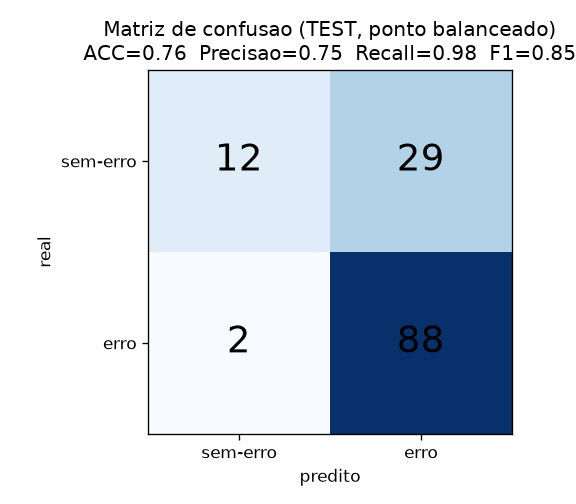
#> input picture artifacts/grid/pt000/reports/confusion_matrix.png, 576 x 504 px; its folder holds only this picture in this run
$ python -i audit_red_marks.py   (imports and definitions only)
#> lines starting #> are read from the running program, lines starting #| are printed output that depends on the picture
#!/usr/bin/env python3
"""Dry-run auditor: detect human RED annotations (rectangles, ellipses/circles,
arrows, hand-drawn strokes, red tags) on images in errors_dataset/.

READ-ONLY. Does not modify or delete any image. Writes a CSV report only.

Heuristic pipeline (numpy + PIL + scipy only):
 1. Load RGB. Optionally downscale very large images for speed (mask is scale-
    invariant via fractions; geometry thresholds use the working resolution).
 2. Build a "strong red" mask:
      R high, R - max(G,B) large, and G,B both low (excludes skin/orange/pink).
 3. Connected components (scipy.ndimage.label, 8-connectivity).
 4. Discard tiny noise components.
 5. For surviving components compute geometry: bbox, fill ratio (area / bbox area),
    elongation, perimeter-ish thinness. Flag a component as a likely human mark when:
      - it is LARGE (big bbox spanning a good fraction of the image), OR
      - it is an OUTLINE/RING (large bbox but low fill ratio -> drawn rectangle/ellipse), OR
      - it is a THIN ELONGATED stroke that is reasonably LONG (arrow / underline / line).
    Solid, small, compact blobs (badges, icons, buttons, error text) are NOT flagged.
 6. Image is flagged if any component qualifies. Reason string explains why.

The thresholds below were tuned by visually inspecting calibration images
(boundbox arrows/ellipses/rectangles vs. red notification badges, red app icons,
red 'end call' buttons).
"""

import os
import csv
import sys
import numpy as np
from PIL import Image
from scipy import ndimage

BASE = "/home/acauan/iats/layout_siamesa_v2/data/input/errors_dataset"
OUT_CSV = "/home/acauan/iats/layout_siamesa_v2/artifacts/reports/red_marks_audit.csv"

CATEGORIES = [
    "black bars",
    "disordered layout",
    "distortion",
    "empty space",
    "orientation",
    "overlay",
]

# ---- red-mask thresholds ----
R_MIN = 110          # red channel must be reasonably bright
RED_DOMINANCE = 70   # R - max(G,B) : how much red dominates the other channels
GB_MAX = 120         # both G and B must be below this (kills skin/orange/pink/magenta)

# ---- working resolution (downscale long side to this for speed/consistency) ----
WORK_LONG_SIDE = 900

# ---- component noise / geometry thresholds (in WORKING-resolution pixels) ----
MIN_COMP_PIXELS = 60         # ignore specks smaller than this

# "LARGE HOLLOW" mark: a big red shape that is mostly empty inside -> a drawn
# loop / ellipse / rectangle / scribble spanning a large area. We REQUIRE low
# fill here: solid filled red regions of this size are almost always UI content
# (red banners, ads, red clothing, video stills) and are NOT human annotations.
LARGE_BBOX_AREA_FRAC = 0.08  # bbox covers >=8% of the image -> big drawing
LARGE_MIN_PIXELS = 1200
LARGE_FILL_MAX = 0.45        # must be hollow-ish; rejects solid red banners/clothing

# "OUTLINE / RING" (drawn rectangle or ellipse): big bbox but mostly hollow
OUTLINE_BBOX_AREA_FRAC = 0.03   # bbox at least 3% of image
OUTLINE_FILL_MAX = 0.35         # filled <=35% of its bbox -> hollow outline
OUTLINE_MIN_BBOX_SIDE = 60      # bbox not trivially small (working px)

# "THIN ELONGATED stroke" (arrow / underline / hand line)
STROKE_MIN_LEN = 110            # longest bbox side at least this (working px)
STROKE_ASPECT = 3.0             # elongated: long side / short side
STROKE_FILL_MAX = 0.45          # thin: low fill within its bbox


def build_red_mask(rgb):
    r = rgb[:, :, 0].astype(np.int16)
    g = rgb[:, :, 1].astype(np.int16)
    b = rgb[:, :, 2].astype(np.int16)
    maxgb = np.maximum(g, b)
    mask = (
        (r >= R_MIN)
        & ((r - maxgb) >= RED_DOMINANCE)
        & (g <= GB_MAX)
        & (b <= GB_MAX)
    )
    return mask


def analyze(path):
    """Return dict with metrics + flag + reason for one image."""
    try:
        im = Image.open(path).convert("RGB")
    except Exception as e:  # corrupt / unreadable
        return {
            "flagged": 0,
            "red_area_frac": 0.0,
            "n_components": 0,
            "max_component_area": 0,
            "reason": f"READ_ERROR:{e}",
        }

    w0, h0 = im.size
#> w0 = 576; h0 = 504
    long_side = max(w0, h0)
#> long_side = 576
    if long_side > WORK_LONG_SIDE:
        scale = WORK_LONG_SIDE / long_side
        im = im.resize((max(1, int(w0 * scale)), max(1, int(h0 * scale))), Image.BILINEAR)
    rgb = np.asarray(im)
    H, W = rgb.shape[:2]
#> H = 504; W = 576
    img_area = float(H * W)
#> img_area = 290304

    mask = build_red_mask(rgb)
#> in build_red_mask, `r = rgb[:, :, 0].astype(np.int16)`:
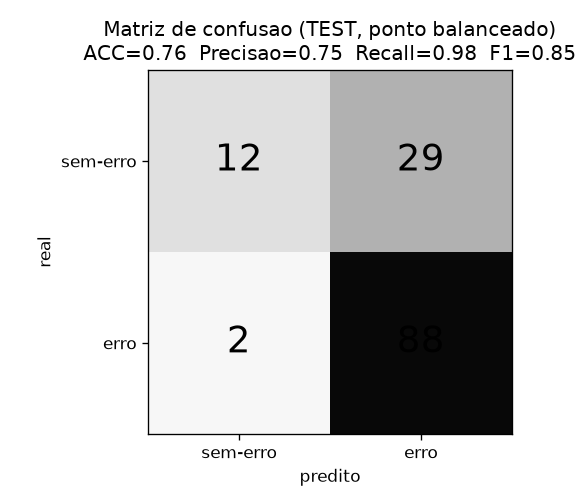
#> r: shape (504, 576) int16; min 0, max 255, mean 206.9
#> in build_red_mask, `g = rgb[:, :, 1].astype(np.int16)`:
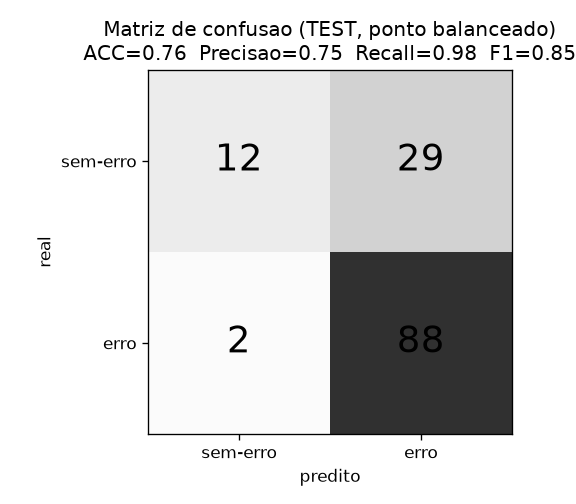
#> g: shape (504, 576) int16; min 0, max 255, mean 216.9
#> in build_red_mask, `b = rgb[:, :, 2].astype(np.int16)`:
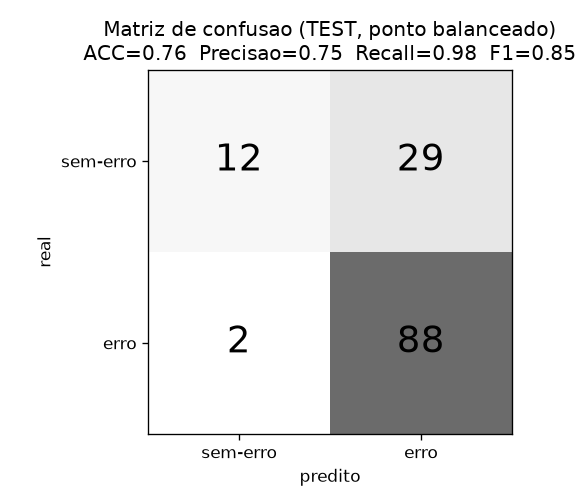
#> b: shape (504, 576) int16; min 0, max 255, mean 227.5
#> in build_red_mask, `mask = ( (r >= R_MIN) & ((r - maxgb) >= RED_DOMINANCE) & (g <= GB_MAX)..`: mask: shape (504, 576) bool; every value is 0
    red_frac = float(mask.sum()) / img_area
#> red_frac = 0

    # close tiny gaps so dashed/anti-aliased strokes connect, then label
    mask_c = ndimage.binary_closing(mask, structure=np.ones((3, 3)), iterations=1)
    labels, n = ndimage.label(mask_c, structure=np.ones((3, 3)))
#> labels: shape (504, 576) int32; every value is 0
#> n = 0

    flagged = 0
    reasons = []
    max_comp_area = 0
    n_real = 0

    if n > 0:
        sizes = ndimage.sum(np.ones_like(labels), labels, index=range(1, n + 1))
        objs = ndimage.find_objects(labels)
        for i, sl in enumerate(objs):
            comp_pixels = int(sizes[i])
            if comp_pixels < MIN_COMP_PIXELS:
                continue
            n_real += 1
            ys, xs = sl
            bh = ys.stop - ys.start
            bw = xs.stop - xs.start
            bbox_area = float(bh * bw)
            bbox_area_frac = bbox_area / img_area
            fill = comp_pixels / bbox_area if bbox_area > 0 else 1.0
            long_b = max(bh, bw)
            short_b = max(1, min(bh, bw))
            aspect = long_b / short_b
            if comp_pixels > max_comp_area:
                max_comp_area = comp_pixels

            # rule 1: large HOLLOW red shape (drawn loop/ellipse/rect/scribble).
            # Requires low fill so solid red banners/clothing/video-stills are rejected.
            if (
                bbox_area_frac >= LARGE_BBOX_AREA_FRAC
                and comp_pixels >= LARGE_MIN_PIXELS
                and fill <= LARGE_FILL_MAX
            ):
                flagged = 1
                reasons.append(
                    f"LARGE_HOLLOW(bboxfrac={bbox_area_frac:.3f},px={comp_pixels},fill={fill:.2f})"
                )
                continue

            # rule 2: outline / ring -> drawn rectangle or ellipse
            if (
                bbox_area_frac >= OUTLINE_BBOX_AREA_FRAC
                and fill <= OUTLINE_FILL_MAX
                and min(bh, bw) >= OUTLINE_MIN_BBOX_SIDE
            ):
                flagged = 1
                reasons.append(
                    f"OUTLINE(bboxfrac={bbox_area_frac:.3f},fill={fill:.2f},{bw}x{bh})"
                )
                continue

            # rule 3: thin elongated stroke -> arrow / underline / hand line
            if (
                long_b >= STROKE_MIN_LEN
                and aspect >= STROKE_ASPECT
                and fill <= STROKE_FILL_MAX
            ):
                flagged = 1
                reasons.append(
                    f"STROKE(len={long_b},aspect={aspect:.1f},fill={fill:.2f})"
                )
                continue

    reason = ";".join(reasons) if reasons else (
        "no_qualifying_red_component" if n_real else "no_strong_red"
    )
    return {
        "flagged": flagged,
        "red_area_frac": round(red_frac, 6),
        "n_components": n_real,
        "max_component_area": max_comp_area,
        "reason": reason,
    }


# [54 lines left out: function main, not called in this run]


# [2 lines not run here, left out]

>>> result = analyze('../artifacts/grid/pt000/reports/confusion_matrix.png')
#> result = {'flagged': 0, 'red_area_frac': 0, 'n_components': 0, 'max_component_area': 0, 'reason': 'no_strong_red'}
